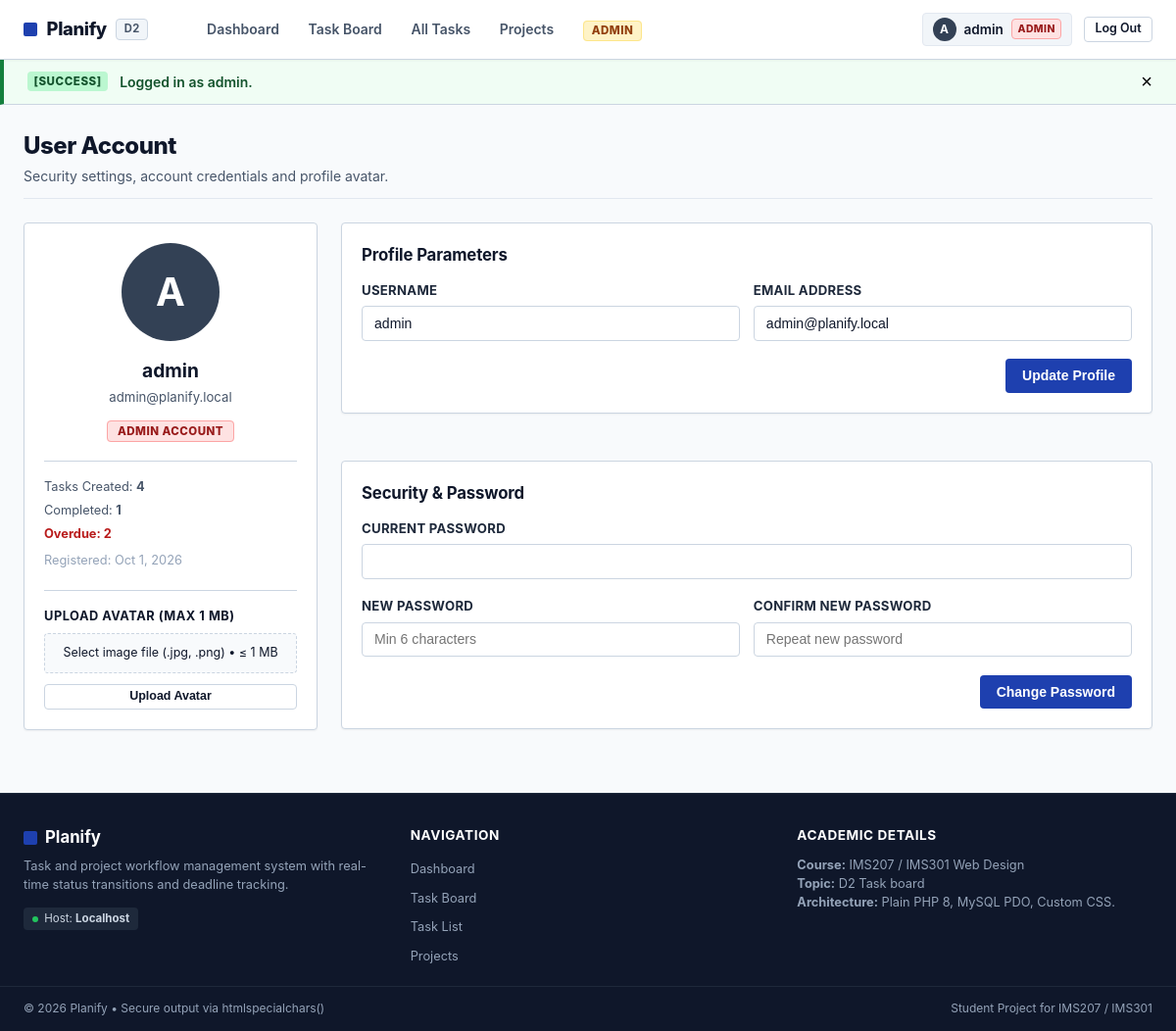
The app's page /profile.php (signed in) with its own data.
### tables this page shows
CREATE TABLE `users` (
  `id` INT AUTO_INCREMENT PRIMARY KEY,
  `username` VARCHAR(50) NOT NULL UNIQUE,
  `email` VARCHAR(100) NOT NULL UNIQUE,
  `password` VARCHAR(255) NOT NULL,
  `role` ENUM('member', 'admin') NOT NULL DEFAULT 'member',
  `avatar` VARCHAR(255) DEFAULT NULL,
  `created_at` DATETIME NOT NULL DEFAULT CURRENT_TIMESTAMP
);

### functions.php (called while the page is built, shortened)
<?php
function e(?string $value): string {
    return htmlspecialchars($value ?? '', ENT_QUOTES, 'UTF-8');
}
function is_logged_in(): bool {
    return isset($_SESSION['user_id']);
}
function current_user(): ?array {
    return [
        'id' => $_SESSION['user_id'],
        'username' => $_SESSION['username'] ?? '',
        'email' => $_SESSION['email'] ?? '',
        'role' => $_SESSION['role'] ?? 'member',
        'avatar' => $_SESSION['avatar'] ?? null,
    ];
}
function is_admin(): bool {
    return isset($_SESSION['role']) && $_SESSION['role'] === 'admin';
}
function get_flash(): ?array {
    if (isset($_SESSION['flash'])) {
        $flash = $_SESSION['flash'];
        return $flash;
    }
    return null;
}

### profile.php (the view, shortened to what this page needs)
<?php
require_once 'config.php';
require_once 'functions.php';
$user = current_user();
try {
    $stmt = $pdo->prepare("SELECT * FROM users WHERE id = :id");
    $stmt->execute([':id' => $user['id']]);
    $dbUser = $stmt->fetch();
} catch (PDOException $e) {
    die("Database error: " . $e->getMessage());
}
try {
    $statStmt = $pdo->prepare("SELECT
        COUNT(id) AS total_tasks,
        SUM(CASE WHEN status = 'done' THEN 1 ELSE 0 END) AS completed_tasks,
        SUM(CASE WHEN status != 'done' AND deadline IS NOT NULL AND deadline < NOW() THEN 1 ELSE 0 END) AS overdue_tasks
        FROM tasks WHERE user_id = :uid");
    $statStmt->execute([':uid' => $user['id']]);
    $stats = $statStmt->fetch();
} catch (PDOException $e) {
    $stats = ['total_tasks' => 0, 'completed_tasks' => 0, 'overdue_tasks' => 0];
}
require_once 'header.php';
?>
<div class="page-header">
    <div>
        <h1 class="page-title">User Account</h1>
        <p class="page-subtitle">Security settings, account credentials and profile avatar.</p>
    </div>
</div>
<div style="display: grid; grid-template-columns: 300px 1fr; gap: 1.5rem; align-items: start;">
    <div class="card" style="text-align: center;">
        <div style="margin-bottom: 1rem;">
            <?php if (!empty($dbUser['avatar']) && file_exists('uploads/' . $dbUser['avatar'])): ?>
                <img src="uploads/<?= e($dbUser['avatar']) ?>" alt="<?= e($dbUser['username']) ?>"
                     style="width: 100px; height: 100px; border-radius: 50%; object-fit: cover; border: 2px solid var(--border-color); margin: 0 auto;">
            <?php else: ?>
                <div style="width: 100px; height: 100px; border-radius: 50%; background-color: #334155; color: white; display: flex; align-items: center; justify-content: center; font-size: 2.5rem; font-weight: 700; margin: 0 auto;">
                    <?= strtoupper(substr($dbUser['username'], 0, 1)) ?>
                </div>
            <?php endif; ?>
        </div>
        <h2 style="font-size: 1.2rem; font-weight: 700; margin-bottom: 0.2rem;"><?= e($dbUser['username']) ?></h2>
        <p style="color: var(--text-muted); font-size: 0.825rem; margin-bottom: 0.65rem;"><?= e($dbUser['email']) ?></p>
        <div>
            <span class="user-role-pill role-<?= e($dbUser['role']) ?>" style="font-size: 0.72rem; padding: 0.2rem 0.6rem;">
                <?= strtoupper(e($dbUser['role'])) ?> ACCOUNT
            </span>
        </div>
        <div style="margin-top: 1.25rem; padding-top: 1rem; border-top: 1px solid var(--border-color); text-align: left; font-size: 0.8rem;">
            <div style="color: var(--text-muted); margin-bottom: 0.3rem;">Tasks Created: <strong><?= (int)$stats['total_tasks'] ?></strong></div>
            <div style="color: var(--text-muted); margin-bottom: 0.3rem;">Completed: <strong><?= (int)$stats['completed_tasks'] ?></strong></div>
            <div style="color: var(--danger); font-weight: 700;">Overdue: <strong><?= (int)$stats['overdue_tasks'] ?></strong></div>
            <div style="color: var(--text-light); margin-top: 0.5rem;">Registered: <?= date('M j, Y', strtotime($dbUser['created_at'])) ?></div>
        </div>
        <div style="margin-top: 1.25rem; padding-top: 1rem; border-top: 1px solid var(--border-color);">
            <h4 style="font-size: 0.8rem; text-transform: uppercase; letter-spacing: 0.04em; margin-bottom: 0.5rem; text-align: left;">Upload Avatar (Max 1 MB)</h4>
            <form method="POST" action="profile.php" enctype="multipart/form-data">
                <div class="file-upload-zone" onclick="document.getElementById('avatar_file').click()" style="padding: 0.65rem;">
                    <p style="font-size: 0.78rem; margin: 0;">Select image file (.jpg, .png) &bull; &le; 1 MB</p>
                </div>
                <button type="submit" class="btn btn-outline btn-sm btn-block" style="margin-top: 0.65rem;">Upload Avatar</button>
            </form>
        </div>
    </div>
    <div style="display: flex; flex-direction: column; gap: 1.5rem;">
        <div class="card">
            <h3 class="card-title">Profile Parameters</h3>
            <form method="POST" action="profile.php">
                <div class="form-row">
                    <div class="form-col form-group">
                        <label for="prof_username" class="form-label">Username</label>
                        <input type="text" name="username" id="prof_username" class="form-control"
                               value="<?= e($dbUser['username']) ?>" required minlength="3" maxlength="50">
                    </div>
                    <div class="form-col form-group">
                        <label for="prof_email" class="form-label">Email Address</label>
                        <input type="email" name="email" id="prof_email" class="form-control"
                               value="<?= e($dbUser['email']) ?>" required>
                    </div>
                </div>
                <div style="text-align: right;">
                    <button type="submit" class="btn btn-primary">Update Profile</button>
                </div>
            </form>
        </div>
        <div class="card">
            <h3 class="card-title">Security & Password</h3>
            <form method="POST" action="profile.php">
                <div class="form-group">
                    <label for="current_password" class="form-label">Current Password</label>
                    <input type="password" name="current_password" id="current_password" class="form-control" required>
                </div>
                <div class="form-row">
                    <div class="form-col form-group">
                        <label for="new_password" class="form-label">New Password</label>
                        <input type="password" name="new_password" id="new_password" class="form-control" required minlength="6" placeholder="Min 6 characters">
                    </div>
                    <div class="form-col form-group">
                        <label for="confirm_password" class="form-label">Confirm New Password</label>
                        <input type="password" name="confirm_password" id="confirm_password" class="form-control" required minlength="6" placeholder="Repeat new password">
                    </div>
                </div>
                <div style="text-align: right;">
                    <button type="submit" class="btn btn-primary">Change Password</button>
                </div>
            </form>
        </div>
    </div>
</div>
<?php require_once 'footer.php'; ?>

### header.php (shortened to what this page needs)
<?php
require_once 'functions.php';
$user = current_user();
$currentPage = basename($_SERVER['PHP_SELF']);
$flash = get_flash();
?>
<!DOCTYPE html>
<html lang="en">
<head>
    <link rel="stylesheet" href="css/style.css">
</head>
<body>
    <header class="site-header">
        <div class="header-container">
            <a href="index.php" class="brand-logo">
                <span class="logo-mark"></span>
                <span class="logo-text">Planify</span>
                <span class="badge-topic">D2</span>
            </a>
            <nav class="site-nav" id="siteNav">
                <ul class="nav-links">
                    <li>
                        <a href="index.php" class="<?= $currentPage === 'index.php' ? 'active' : '' ?>">
                            Dashboard
                        </a>
                    </li>
                    <li>
                        <a href="board.php" class="<?= $currentPage === 'board.php' ? 'active' : '' ?>">
                            Task Board
                        </a>
                    </li>
                    <li>
                        <a href="tasks.php" class="<?= in_array($currentPage, ['tasks.php', 'task-create.php', 'task-edit.php']) ? 'active' : '' ?>">
                            All Tasks
                        </a>
                    </li>
                    <li>
                        <a href="projects.php" class="<?= $currentPage === 'projects.php' ? 'active' : '' ?>">
                            Projects
                        </a>
                    </li>
                    <?php if (is_admin()): ?>
                        <li>
                            <a href="admin.php" class="<?= $currentPage === 'admin.php' ? 'active' : '' ?>">
                                <span class="admin-badge">Admin</span>
                            </a>
                        </li>
                    <?php endif; ?>
                </ul>
                <div class="user-nav-actions">
                    <?php if ($user): ?>
                        <div class="user-profile-menu">
                            <a href="profile.php" class="user-badge-link" title="User Profile">
                                <?php if (!empty($user['avatar']) && file_exists('uploads/' . $user['avatar'])): ?>
                                    <img src="uploads/<?= e($user['avatar']) ?>" alt="<?= e($user['username']) ?>" class="nav-avatar">
                                <?php else: ?>
                                    <span class="nav-avatar-fallback"><?= strtoupper(substr($user['username'], 0, 1)) ?></span>
                                <?php endif; ?>
                                <span class="nav-username"><?= e($user['username']) ?></span>
                                <span class="user-role-pill role-<?= e($user['role']) ?>"><?= strtoupper(e($user['role'])) ?></span>
                            </a>
                            <a href="logout.php" class="btn btn-outline btn-sm">Log Out</a>
                        </div>
                    <?php endif; ?>
                </div>
            </nav>
        </div>
    </header>
    <?php if ($flash): ?>
        <div class="flash-banner flash-<?= e($flash['type']) ?>">
            <div class="flash-content">
                <span class="flash-tag">[<?= strtoupper(e($flash['type'])) ?>]</span>
                <span class="flash-message"><?= e($flash['message']) ?></span>
                <button class="flash-close" onclick="this.parentElement.parentElement.remove();">&times;</button>
            </div>
        </div>
    <?php endif; ?>
    <main class="main-content">

### records on screen
users: username "A", username "admin", role "ADMIN", email "admin@planify.local", created_at "Oct 1, 2026"

### other values on screen
$flash['type'] "SUCCESS"
$flash['message'] "Logged in as admin."
$stats['total_tasks'] "4"
$stats['completed_tasks'] "1"
$stats['overdue_tasks'] "2"
